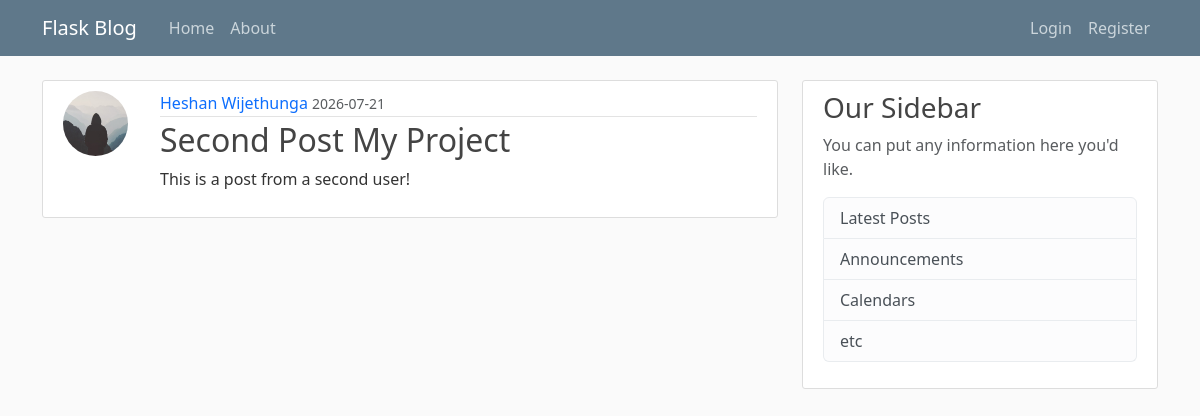
The page /post/2 on the database as committed earlier.
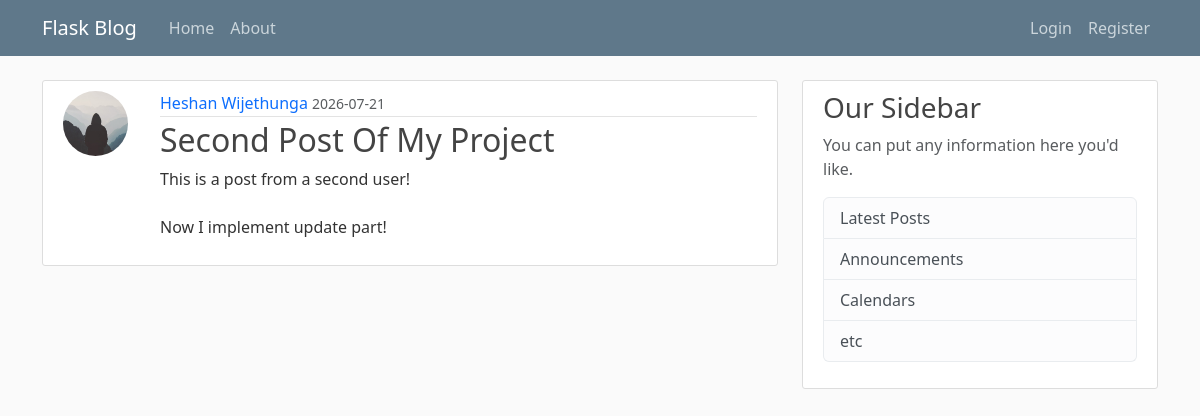
The same page on the database as committed later.
### flaskblog/models.py (models this page shows, shortened)
class Post(db.Model):
    id = db.Column(db.Integer, primary_key=True)
    title = db.Column(db.String(100), nullable=False)
    date_posted = db.Column(db.DateTime, nullable=False, default=datetime.utcnow)
    content = db.Column(db.Text, nullable=False)
    user_id = db.Column(db.Integer, db.ForeignKey('user.id'), nullable=False)

### flaskblog/posts/routes.py (the view)
@posts.route("/post/<int:post_id>")
def post(post_id):
    post = Post.query.get_or_404(post_id)
    return render_template('post.html', title=post.title, post=post)

### flaskblog/templates/post.html (shortened to what this page needs)
{% extends "layout.html" %}
{% block content %}
    <article class="content-section">
        <div class="post-container">
            <img class="rounded-circle article-img" src="{{ url_for('static', filename='profile_pics/' + post.author.image_file) }}" alt="Profile picture">
            <div class="post-content">
                <div class="article-metadata">
                    <a class="author-name" href="#">{{ post.author.username }}</a>
                    <small class="text-muted">{{ post.date_posted.strftime('%Y-%m-%d') }}</small>
                </div>
                <h2><a class="article-title" href="#">{{ post.title }}</a></h2>
                <p class="article-content">{{ post.content }}</p>
            </div>
         </div>
    </article>
{% endblock content %}

Rows that differ between the two databases and show on the page:
changed Post: title "Second Post My Project" → "Second Post Of My Project"; content "This is a post from a second user!" → "This is a post from a second user! Now I implement update part!"
